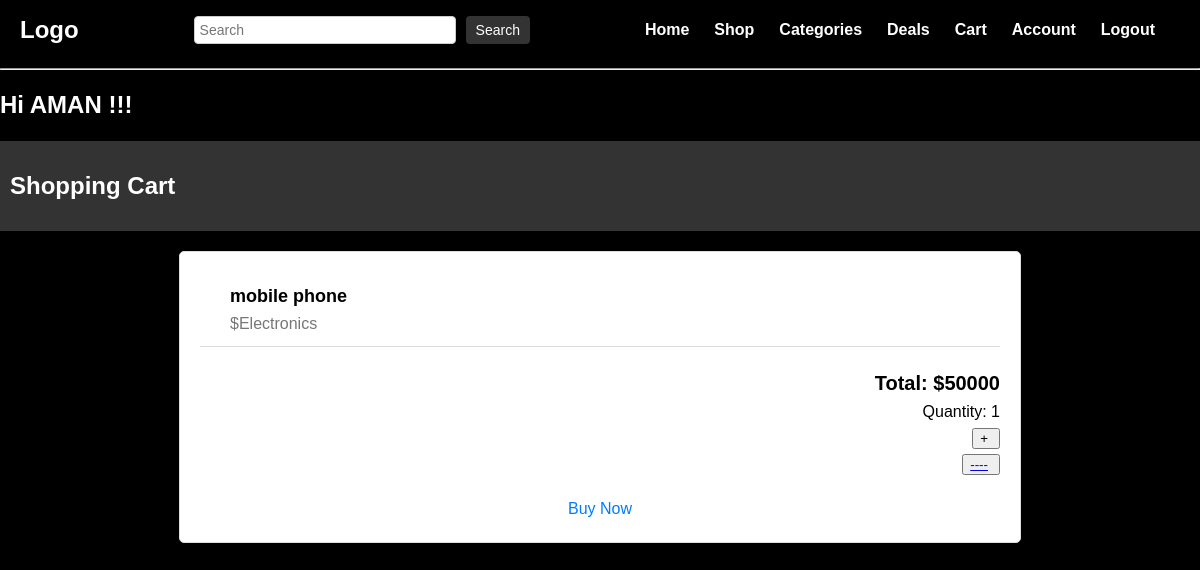
The app's page /cart/ (signed in) with its own data.
### base/models.py (models this page shows, shortened)
class cart(models.Model):
    ordered_by = models.ForeignKey(User, on_delete=models.CASCADE)
    delivery_date = models.DateTimeField( auto_now=True, auto_now_add=False,null=True)
    item = models.ForeignKey(product, null =True , on_delete=models.CASCADE)
    created = models.DateTimeField( auto_now=True, auto_now_add=False,null =True)
    quantity = models.PositiveIntegerField(default=1)
    deliver_to = models.ForeignKey(address,null =True,on_delete=models.CASCADE)

class product(models.Model):
    price = models.BigIntegerField(null=True)
    name = models.CharField(null=True, max_length=50)
    type = models.ForeignKey(category,null =True,on_delete=models.CASCADE)
    for_sale =models.PositiveIntegerField(null = True)
    created_at = models.DateTimeField(default=timezone.now)  # Add the created_at field
    def __str__(self) -> str:
          return self.name

class category(models.Model):
    name = models.CharField( max_length=50)
    def __str__(self) -> str:
        return self.name

### base/views.py (the view)
# urls.py: path("cart/",views.cart_view, name="cart"),
@login_required(login_url='login-user')
def cart_view(request):
    user = request.user
    cart_item = cart.objects.filter(ordered_by=user)
    context = {
        "cart_item": cart_item
    }
    return render(request, 'cart_view.html', context)

### Templates/cart_view.html (shortened to what this page needs)
{% extends 'main.html' %}
{% block content %}
<!DOCTYPE html>
<html>
<head>
</head>
<body>
    <header>
        <h1>Shopping Cart</h1>
    </header>
    <div class="container">
        {% for j in cart_item %}
              <div class="cart-item">
                  <div class="cart-item-details">
                      <div class="cart-item-name">{{ j.item }}</div>
                      <div class="cart-item-price">${{ j.item.type }}</div>
                    </div>
              </div>
                <div class="cart-total">
                    <span>Total: ${{j.item.price}}</span>
                    <br>
                    <nav>Quantity: {{j.quantity}}</nav>
                    <form method = 'POST' action ="{% url 'add_item' j.item.id %}">
                    <button type="submit">+</button>
                </form>
                <button type = "submit"><a href = "{% url 'delete_item' j.item.id %}">----</a></button>
                </div>
                <div class="continue-shopping">
                    <a href="{% url 'buy-item' j.item.id %}">Buy Now</a>
                </div>
                {% endfor %}
    </div>
</body>
</html>
{% endblock content %}

### Templates/navbar.html (shortened to what this page needs)
<!DOCTYPE html>
<html>
    <head>
</head>
<body>
    <div class="class">
    <nav class="navbar">
        <a href="/" class="logo">Logo</a>
        <form class="search-bar">
            <input type="text" placeholder="Search" />
            <button type="submit">Search</button>
        </form>
        <ul class="nav-links">
            <li><a href="{% url 'home' %}">Home</a></li>
            <li><a href="#">Shop</a></li>
            <li><a href="#">Categories</a></li>
            <li><a href="#">Deals</a></li>
            <li><a href="{% url 'cart' %}">Cart</a></li>
            {% if request.user.is_authenticated %}
            <li><a href="{% url 'accounts:user-profile' %}">Account</a></li>
            <li><a href="{% url 'logout-user' %}">Logout</a></li>
            {% else %}
            <li><a href="{% url 'login-user' %}">Login</a></li>
            {% endif %}
        </ul>
    </nav>
    <hr>
  <h1>Hi {{request.user}} !!!</h1>
</body>
</html>

### Templates/navbar.html (style rules this page uses)
h1 { color: white; font-size: 24px; text-align: left; text-transform: camelcase; }
body { margin: 0; padding: 0; background-color: #f8f8f8; }
.navbar { background-color: #000; height: 60px; display: flex; align-items: center; justify-content: space-between; padding: 0 20px; }
.logo { font-size: 24px; font-weight: bold; text-decoration: none; color: #fff; }
.nav-links a { position: relative; color: #fff; text-decoration: none; }
.nav-links a::after { content: ''; position: absolute; left: 0; bottom: -6px; width: 100%; height: 3px; background: #fff; transform-origin: right; transform: scaleX(0); transition: transform .5s; }
.search-bar { display: flex; }
.search-bar input[type="text"] { width: 250px; padding: 5px; border: 1px solid #ccc; border-radius: 4px; font-size: 14px; }
.search-bar button { padding: 5px 10px; margin-left: 10px; background-color: #333; color: #fff; border: none; border-radius: 4px; cursor: pointer; font-size: 14px; }
.nav-links { display: flex; list-style-type: none; margin: 0; padding: 0; }
.nav-links li { margin-right: 15px; padding-right: 10px; }
.nav-links a { text-decoration: none; color: #fff; font-size: 16px; font-weight: bold; transform: scaleX(0); transition: transform .5s; }
.nav-links a::after { transform-origin: right; transform: scaleX(0); transition: transform .5s; }
button { padding-right: 10px; justify-content:space-between ; }

### Templates/cart_view.html (style rules this page uses)
body { font-family: Arial, sans-serif; line-height: 1.6; margin: 0; padding: 0; background-color: black; }
header { background-color: #333; color: #fff; padding: 10px; text-align: center; }
.container { max-width: 800px; margin: 20px auto; padding: 20px; background-color: #fff; border: 1px solid #ddd; border-radius: 5px; box-shadow: 0 2px 5px rgba(0, 0, 0, 0.1); }
.cart-item { display: flex; align-items: center; border-bottom: 1px solid #ddd; padding: 10px; }
.cart-item-details { flex: 1; }
.cart-item-name { font-size: 18px; font-weight: bold; }
.cart-item-price { color: #777; }
.cart-total { margin-top: 20px; text-align: right; }
.cart-total span { font-size: 20px; font-weight: bold; }
.continue-shopping { display: block; text-align: center; margin-top: 20px; }
.continue-shopping a { color: #007bff; text-decoration: none; }

### records on screen
cart: item "mobile phone", item.type "Electronics", item.price "50000", quantity "1"

### other values on screen
{{ request.user }} "AMAN"
